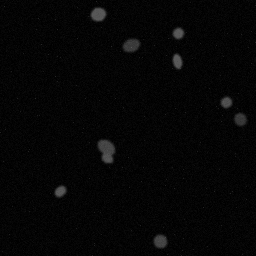
#> input picture preprocessed/train/train_000.png, 256 x 256 px, given as the content of the folder assignment_dataset/nuclei_dataset/train/images, which was not available
$ jupyter execute --allow-errors Study-3.ipynb   (shell and % lines are left out)
#> lines starting #> are read from the running program, lines starting #| are printed output that depends on the picture; long printed decimals are rounded; pictures that were not available may be replaced by others from this repository, and a replacement may not be noted
[cell 1]
# Core libraries used throughout the assignment

[cell 2]
import os
import json
import glob
import base64
import zipfile
import random
import requests
import numpy as np
import pandas as pd
import matplotlib.pyplot as plt
from skimage import io, filters, morphology, measure
from skimage.measure import regionprops_table
import json
import requests

from pathlib import Path
from PIL import Image

from skimage import io, color, transform, exposure

[cell 3]
ZIP_PATH = "nuclei_dataset.zip"
EXTRACT_DIR = "assignment_dataset"

print("ZIP exists:", os.path.exists(ZIP_PATH))

[cell 4]
if not os.path.exists(EXTRACT_DIR):
    os.makedirs(EXTRACT_DIR)

#> (the rest of this cell did not finish here and is left out)

[cell 5]
for root, dirs, files in os.walk(EXTRACT_DIR):
    level = root.replace(EXTRACT_DIR, "").count(os.sep)
    indent = "    " * level

    print(f"{indent}{os.path.basename(root)}/")

    # only show first few filenames to avoid huge output
    for file in files[:5]:
        print(f"{indent}    {file}")

[cell 6]
DATA_ROOT = Path(EXTRACT_DIR) / "nuclei_dataset"

TRAIN_IMG_DIR = DATA_ROOT / "train" / "images"
TRAIN_MASK_DIR = DATA_ROOT / "train" / "masks"

VAL_IMG_DIR = DATA_ROOT / "val" / "images"
VAL_MASK_DIR = DATA_ROOT / "val" / "masks"

TEST_IMG_DIR = DATA_ROOT / "test" / "images"
TEST_MASK_DIR = DATA_ROOT / "test" / "masks"

print("Training images:", TRAIN_IMG_DIR)
print("Validation images:", VAL_IMG_DIR)
print("Test images:", TEST_IMG_DIR)

[cell 7]
def count_png(folder):
    return len(list(Path(folder).glob("*.png")))


print("Number of training images :", count_png(TRAIN_IMG_DIR))
print("Number of validation images:", count_png(VAL_IMG_DIR))
print("Number of test images      :", count_png(TEST_IMG_DIR))

[cell 8]
metadata_path = DATA_ROOT / "metadata.csv"

#> (the rest of this cell did not finish here and is left out)

[cell 9]
summary_path = DATA_ROOT / "dataset_summary.json"

#> (the rest of this cell did not finish here and is left out)

[cell 10]
train_image_paths = sorted(TRAIN_IMG_DIR.glob("*.png"))
val_image_paths = sorted(VAL_IMG_DIR.glob("*.png"))
test_image_paths = sorted(TEST_IMG_DIR.glob("*.png"))

print("Example training image:")
print(train_image_paths[0])

[cell 11]
sample_path = train_image_paths[0]

sample_image = io.imread(sample_path)
#> sample_image is the input picture: shape (256, 256); min 0, max 88, mean 5.4

print("Filename :", sample_path.name)
print("Shape    :", sample_image.shape)
#| Shape    : (256, 256)
print("Data type:", sample_image.dtype)
#| Data type: uint8
print("Minimum  :", sample_image.min())
#| Minimum  : 0
print("Maximum  :", sample_image.max())
#| Maximum  : 88

[cell 12]
def preprocess_image(image_path, output_size=(256, 256)):
    """
    Load an image, convert it to grayscale,
    resize it to 256x256, and return float32 [0,1].
    """
#> called with output_size = (256, 256)

    image = io.imread(image_path)

    # Convert RGB/RGBA to grayscale
    if image.ndim == 3:
        if image.shape[-1] == 4:
            image = color.rgba2rgb(image)

        image = color.rgb2gray(image)

    # Resize
    image = transform.resize(
        image,
        output_size,
        preserve_range=False,
        anti_aliasing=True
    )

    return image.astype(np.float32)

[cell 13]
original = io.imread(train_image_paths[0])
processed = preprocess_image(train_image_paths[0])

print("Original shape :", original.shape)
#| Original shape : (256, 256)
print("Processed shape:", processed.shape)
#| Processed shape: (256, 256)
print("Processed range:", processed.min(), "to", processed.max())
#| Processed range: 0.0 to 0.3451

[cell 14]
PREPROCESSED_ROOT = Path("preprocessed")

PREP_TRAIN = PREPROCESSED_ROOT / "train"
PREP_VAL = PREPROCESSED_ROOT / "val"
PREP_TEST = PREPROCESSED_ROOT / "test"

for folder in [PREP_TRAIN, PREP_VAL, PREP_TEST]:
    folder.mkdir(parents=True, exist_ok=True)

print("Folders created.")

[cell 15]
def preprocess_and_save(input_paths, output_folder):

    for path in input_paths:

        processed = preprocess_image(path)

        output_path = output_folder / path.name

        # Convert from [0,1] float to uint8 for saving
        image_uint8 = (processed * 255).astype(np.uint8)

        io.imsave(output_path, image_uint8)

    print(f"Saved {len(input_paths)} images to {output_folder}")


preprocess_and_save(train_image_paths, PREP_TRAIN)
preprocess_and_save(val_image_paths, PREP_VAL)
preprocess_and_save(test_image_paths, PREP_TEST)

[cell 16]
random.seed(42)

#> (the rest of this cell did not finish here and is left out)

[cell 17]
example_name = train_image_paths[0].name

image_path = TRAIN_IMG_DIR / example_name
mask_path = TRAIN_MASK_DIR / example_name

image = preprocess_image(image_path)
mask = io.imread(mask_path)

plt.figure(figsize=(10, 4))

plt.subplot(1, 2, 1)
plt.imshow(image, cmap="gray")
plt.title("Input Image")
plt.axis("off")

plt.subplot(1, 2, 2)
plt.imshow(mask, cmap="gray")
plt.title("Ground-Truth Mask")
plt.axis("off")

plt.tight_layout()
plt.show()
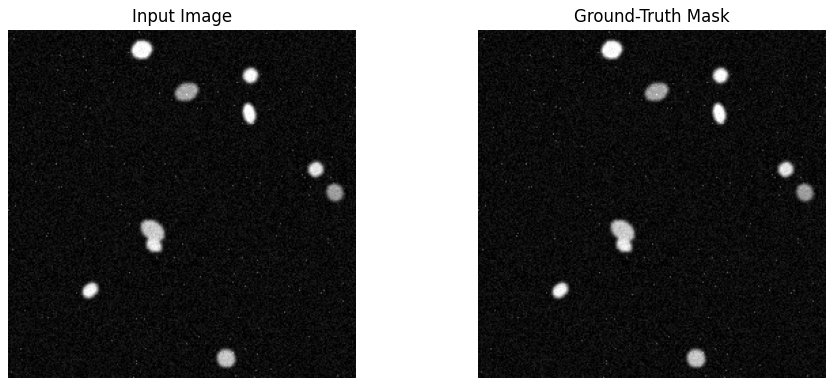
#> figure drawn by matplotlib, 2 panels

[cell 18]
all_pixels = []

for path in train_image_paths:
    image = preprocess_image(path)

    all_pixels.append(image.flatten())

all_pixels = np.concatenate(all_pixels)

print("Total pixels analysed:", len(all_pixels))
#| Total pixels analysed: 65536
print("Mean intensity:", all_pixels.mean())
#| Mean intensity: 0.02119
print("Std intensity :", all_pixels.std())
#| Std intensity : 0.03693
print("Min intensity :", all_pixels.min())
#| Min intensity : 0.0
print("Max intensity :", all_pixels.max())
#| Max intensity : 0.3451

[cell 19]
plt.figure(figsize=(8, 5))

plt.hist(
    all_pixels,
    bins=100,
    density=True
)

plt.xlabel("Normalised grayscale intensity")
plt.ylabel("Density")
plt.title("Training Dataset Pixel-Intensity Distribution")

plt.tight_layout()

plt.savefig(
    "task1_global_intensity_histogram.png",
    dpi=300,
    bbox_inches="tight"
)
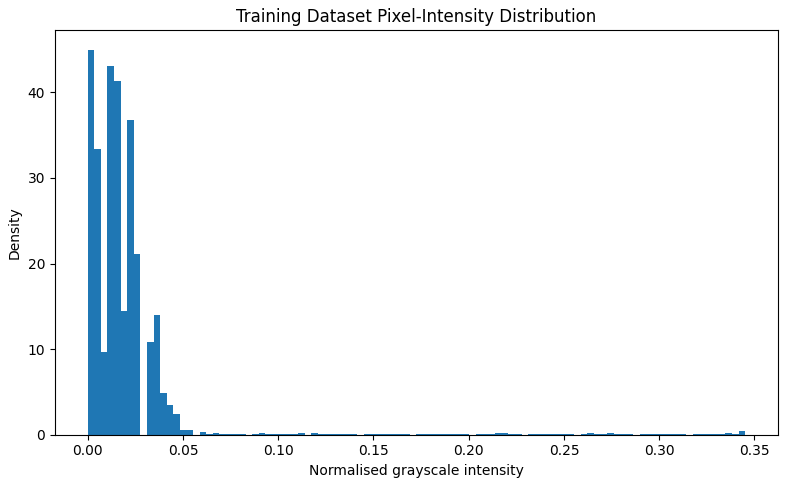
#> figure drawn by matplotlib, 1 panel; tallest bar 44.99 high, from x = 0 to 0.00345

plt.show()

[cell 20]
representative_path = train_image_paths[0]

representative_image = preprocess_image(representative_path)

plt.figure(figsize=(12, 4))

plt.subplot(1, 2, 1)

plt.imshow(representative_image, cmap="gray")

plt.title(f"Representative Image\n{representative_path.name}")

plt.axis("off")


plt.subplot(1, 2, 2)

plt.hist(
    representative_image.ravel(),
    bins=80
)

plt.xlabel("Grayscale intensity")
plt.ylabel("Pixel count")

plt.title("Image Intensity Histogram")

plt.tight_layout()

plt.savefig(
    "task1_representative_image_histogram.png",
    dpi=300,
    bbox_inches="tight"
)
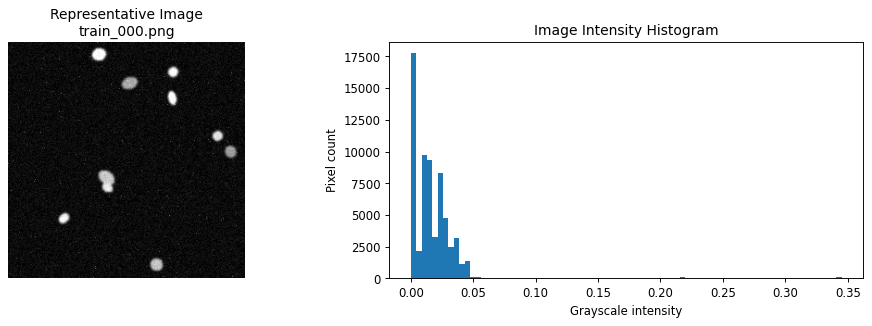
#> figure drawn by matplotlib, 2 panels; panel 2: tallest bar 17732 high, from x = 0 to 0.00431

plt.show()

[cell 21]
image_statistics = []

for path in train_image_paths:

    img = preprocess_image(path)

    image_statistics.append({
        "image_id": path.stem,
        "mean_intensity": img.mean(),
        "std_intensity": img.std(),
        "min_intensity": img.min(),
        "max_intensity": img.max()
    })

eda_df = pd.DataFrame(image_statistics)
#> eda_df = table of 1 rows and 5 columns

display(eda_df.head())

[cell 22]
display(eda_df.describe())

[cell 23]
eda_df.to_csv("task1_eda_statistics.csv", index=False)

print("Saved: task1_eda_statistics.csv")

[cell 24]
dataset_mean = eda_df["mean_intensity"].mean()
#> dataset_mean = 0.0212

eda_df["distance_from_global_mean"] = abs(
    eda_df["mean_intensity"] - dataset_mean
)

representative_row = (
    eda_df
    .sort_values("distance_from_global_mean")
    .iloc[0]
)

representative_name = representative_row["image_id"] + ".png"
#> representative_name = 'train_000.png'

representative_path = TRAIN_IMG_DIR / representative_name

print("Dataset global mean intensity:", dataset_mean)
#| Dataset global mean intensity: 0.02119

print("Representative image:", representative_name)
#| Representative image: train_000.png

print(
    "Representative image mean:",
    representative_row["mean_intensity"]
)
#| Representative image mean: 0.02119

[cell 25]
rep_img = preprocess_image(representative_path)

rep_img_uint8 = (rep_img * 255).astype(np.uint8)

VLM_IMAGE_PATH = "task1_vlm_representative.png"

io.imsave(
    VLM_IMAGE_PATH,
    rep_img_uint8
)

print("Saved representative image as:", VLM_IMAGE_PATH)

[cell 26]
import requests
import base64
import os

OLLAMA_URL = "http://localhost:11434/api/chat"
VISION_MODEL = "qwen2.5vl:3b"

def encode_image_base64(image_path):
    """Read an image file and return a base64 string for Ollama."""
    with open(image_path, "rb") as image_file:
        return base64.b64encode(image_file.read()).decode("utf-8")

def query_llama_vision(image_path, prompt, model=VISION_MODEL):
    """
    Send an image + text prompt to Ollama's /api/chat endpoint
    using llama3.2-vision and return the assistant text.
    """
    if not os.path.exists(image_path):
        raise FileNotFoundError(f"Image not found: {image_path}")

    image_base64 = encode_image_base64(image_path)

    payload = {
        "model": model,
        "messages": [
            {
                "role": "user",
                "content": prompt,
                "images": [image_base64]
            }
        ],
        "stream": False,
        "options": {
            "temperature": 0.1
        }
    }

    response = requests.post(
        OLLAMA_URL,
        json=payload,
        timeout=300
    )

    if response.status_code != 200:
        print("Ollama status code:", response.status_code)
        print("Ollama response:")
        print(response.text)
        response.raise_for_status()

    result = response.json()
    return result["message"]["content"]

[cell 27]
print("Image path:", VLM_IMAGE_PATH)
print("Image exists:", os.path.exists(VLM_IMAGE_PATH))

[cell 28]
naive_prompt = """
Describe this microscopy image.
"""

print(naive_prompt)

[cell 29]
response = requests.get("http://localhost:11434/api/tags", timeout=10)
response.raise_for_status()

#> (the rest of this cell did not finish here and is left out)

#> (a cell that did not finish here is left out)

[cell 31]
optimised_vlm_prompt = """
You are a visual data-analysis assistant examining a grayscale
fluorescence-microscopy-style image.

TASK
Describe only what can reasonably be inferred from the supplied image.
Your role is descriptive, NOT diagnostic.

IMPORTANT CONSTRAINTS
1. Do not diagnose a disease or medical condition.
2. Do not invent the tissue type, organ, stain, species, or acquisition
   method if these cannot be determined visually.
3. If a requested field cannot be supported by visible evidence,
   return "uncertain".
4. Separate direct visual observations from interpretation.
5. Do not infer facts from common medical knowledge unless they are
   visible in the image.
6. Keep the description concise.
7. Return valid JSON only.
8. Do not add Markdown or explanatory text outside the JSON.

OUTPUT SCHEMA

{
    "modality": "string or uncertain",
    "tissue_type": "string or uncertain",
    "notable_features": [
        "visible feature 1",
        "visible feature 2"
    ],
    "image_quality": {
        "overall": "good, moderate, poor, or uncertain",
        "contrast": "high, moderate, low, or uncertain",
        "noise": "low, moderate, high, or uncertain",
        "issues": [
            "visible quality issue or none"
        ]
    }
}

The fields must reflect only visual evidence from this image.
"""

[cell 32]
print(optimised_vlm_prompt)

#> (a cell that did not finish here is left out)


print("OPTIMISED PROMPT RESPONSE")
print("-------------------------")
print(optimised_response)

#> (a cell that did not finish here is left out)


print("OPTIMISED PROMPT RESPONSE")
print("-------------------------")
print(optimised_response)

#> (a cell that did not finish here is left out)

[cell 36]
required_fields = [
    "modality",
    "tissue_type",
    "notable_features",
    "image_quality"
]

#> (the rest of this cell did not finish here and is left out)

#> (a cell that did not finish here is left out)

[cell 38]
print("=" * 70)
print("NAIVE PROMPT")
print("=" * 70)

print(naive_prompt)

print("\nRESPONSE")
#> (the rest of this cell did not finish here and is left out)

[cell 39]
comparison_df = pd.DataFrame({

    "Criterion": [
        "Structured output",
        "Predetermined fields",
        "Explicit uncertainty",
        "Diagnostic restriction",
        "Machine readable",
        "Easy to validate"
    ],

    "Naive Prompt": [
        "No",
        "No",
        "No",
        "No",
        "Usually no",
        "No"
    ],

    "Optimised Prompt": [
        "Yes",
        "Yes",
        "Yes",
        "Yes",
        "Yes - JSON",
        "Yes"
    ]
})

display(comparison_df)

[cell 40]
comparison_df.to_csv(
    "task1_prompt_comparison.csv",
    index=False
)

print("Saved: task1_prompt_comparison.csv")

[cell 41]
def query_and_validate_json(
    image_path,
    prompt,
    retries=2
):

#> called with image_path = 'task1_vlm_representative.png', retries = 2
    current_prompt = prompt

    for attempt in range(retries + 1):

        output = query_llama_vision(
            image_path,
            current_prompt
        )

        try:

            parsed = json.loads(output)

            return parsed, output

        except json.JSONDecodeError:

            print(
                f"Attempt {attempt + 1}: "
                "invalid JSON."
            )

            current_prompt += """

Your previous response was not valid JSON.
Return ONLY a valid JSON object matching the specified schema.
Do not use Markdown code fences.
"""

    return None, output

$ run again, on preprocessed/train/train_004.png
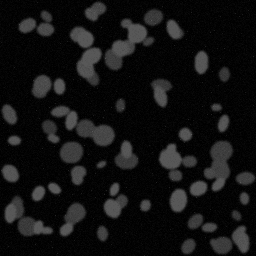
#> input picture preprocessed/train/train_004.png, 256 x 256 px, given as the content of the folder assignment_dataset/nuclei_dataset/train/images, which was not available
#> sample_image is the input picture: shape (256, 256); min 0, max 88, mean 17.5
#| Shape    : (256, 256)
#| Data type: uint8
#| Minimum  : 0
#| Maximum  : 88
#| Original shape : (256, 256)
#| Processed shape: (256, 256)
#| Processed range: 0.0 to 0.3451
#| Total pixels analysed: 65536
#| Mean intensity: 0.06849
#| Std intensity : 0.1034
#| Min intensity : 0.0
#| Max intensity : 0.3451
#> `plt.savefig( "task1_global_intensity_histogram.png", dpi=300, bbox_inc..`:
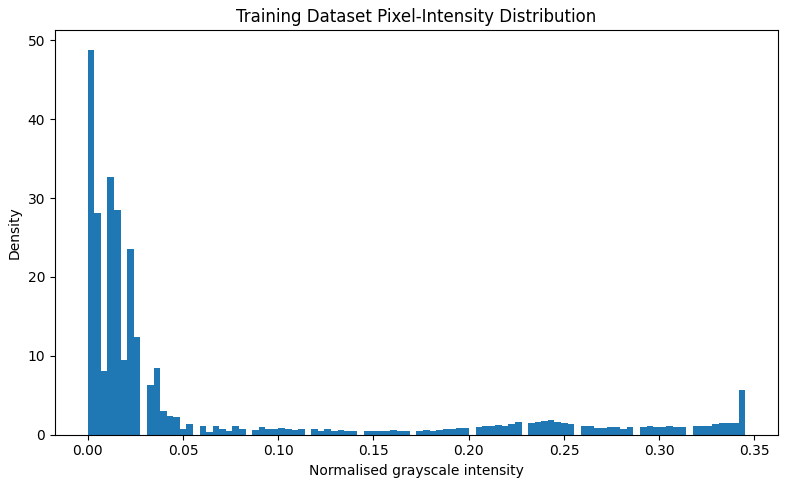
#> figure drawn by matplotlib, 1 panel; tallest bar 48.82 high, from x = 0 to 0.00345
#> `plt.savefig( "task1_representative_image_histogram.png", dpi=300, bbox..`:
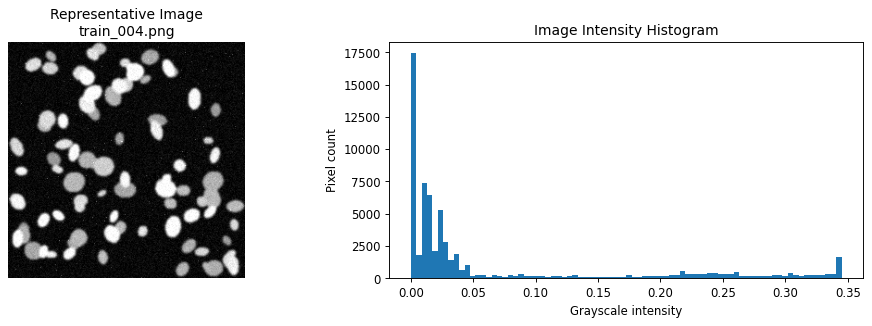
#> figure drawn by matplotlib, 2 panels; panel 2: tallest bar 17411 high, from x = 0 to 0.00431
#> eda_df = table of 1 rows and 5 columns
#> dataset_mean = 0.0685
#> representative_name = 'train_004.png'
#| Dataset global mean intensity: 0.06849
#| Representative image: train_004.png
#| Representative image mean: 0.06849

$ run again, on preprocessed/train/train_005.png
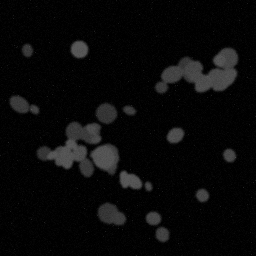
#> input picture preprocessed/train/train_005.png, 256 x 256 px, given as the content of the folder assignment_dataset/nuclei_dataset/train/images, which was not available
#> sample_image is the input picture: shape (256, 256); min 0, max 88, mean 8.8
#| Shape    : (256, 256)
#| Data type: uint8
#| Minimum  : 0
#| Maximum  : 88
#| Original shape : (256, 256)
#| Processed shape: (256, 256)
#| Processed range: 0.0 to 0.3451
#| Total pixels analysed: 65536
#| Mean intensity: 0.03446
#| Std intensity : 0.07626
#| Min intensity : 0.0
#| Max intensity : 0.3451
#> `plt.savefig( "task1_global_intensity_histogram.png", dpi=300, bbox_inc..`:
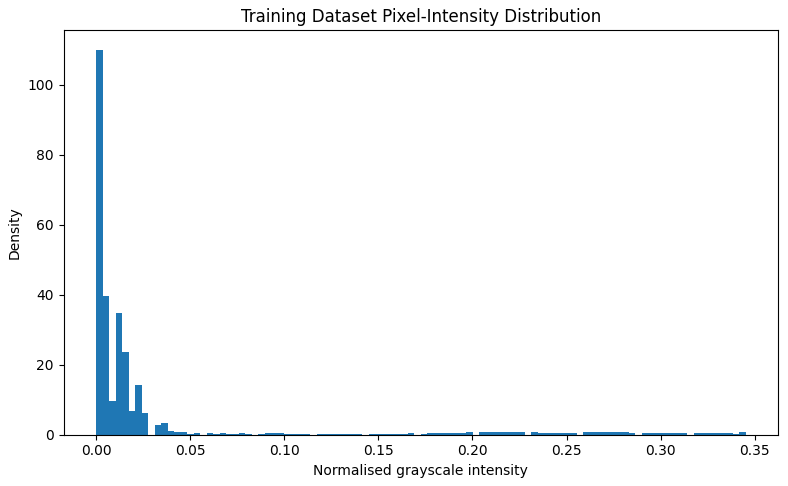
#> figure drawn by matplotlib, 1 panel; tallest bar 110 high, from x = 0 to 0.00345
#> `plt.savefig( "task1_representative_image_histogram.png", dpi=300, bbox..`:
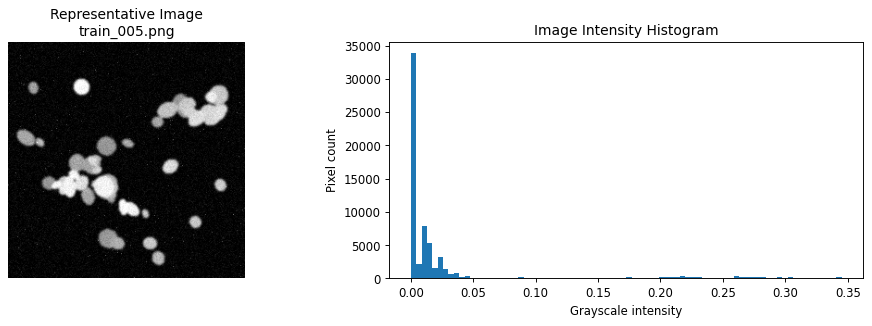
#> figure drawn by matplotlib, 2 panels; panel 2: tallest bar 33829 high, from x = 0 to 0.00431
#> eda_df = table of 1 rows and 5 columns
#> dataset_mean = 0.0345
#> representative_name = 'train_005.png'
#| Dataset global mean intensity: 0.03446
#| Representative image: train_005.png
#| Representative image mean: 0.03446

$ run again, on preprocessed/train/train_006.png
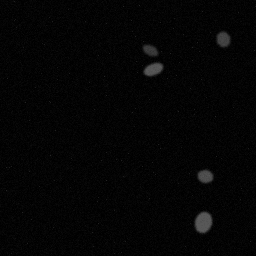
#> input picture preprocessed/train/train_006.png, 256 x 256 px, given as the content of the folder assignment_dataset/nuclei_dataset/train/images, which was not available
#> sample_image is the input picture: shape (256, 256); min 0, max 88, mean 4.4
#| Shape    : (256, 256)
#| Data type: uint8
#| Minimum  : 0
#| Maximum  : 88
#| Original shape : (256, 256)
#| Processed shape: (256, 256)
#| Processed range: 0.0 to 0.3451
#| Total pixels analysed: 65536
#| Mean intensity: 0.01744
#| Std intensity : 0.03351
#| Min intensity : 0.0
#| Max intensity : 0.3451
#> `plt.savefig( "task1_global_intensity_histogram.png", dpi=300, bbox_inc..`:
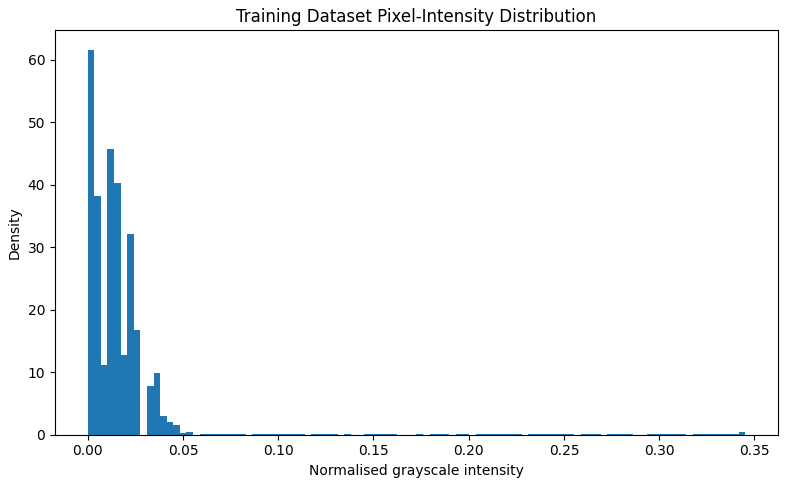
#> figure drawn by matplotlib, 1 panel; tallest bar 61.66 high, from x = 0 to 0.00345
#> `plt.savefig( "task1_representative_image_histogram.png", dpi=300, bbox..`:
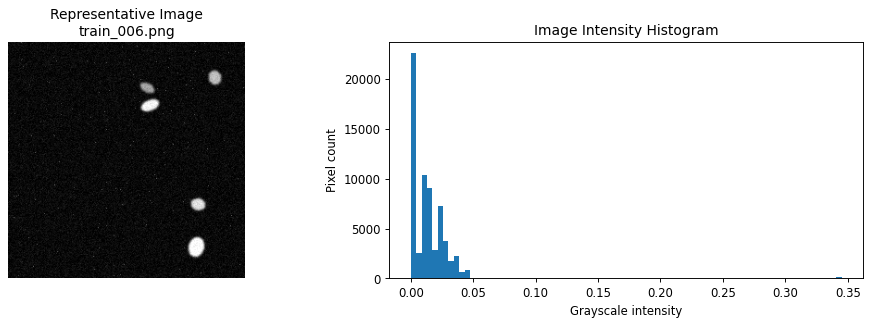
#> figure drawn by matplotlib, 2 panels; panel 2: tallest bar 22584 high, from x = 0 to 0.00431
#> eda_df = table of 1 rows and 5 columns
#> dataset_mean = 0.0174
#> representative_name = 'train_006.png'
#| Dataset global mean intensity: 0.01744
#| Representative image: train_006.png
#| Representative image mean: 0.01744
